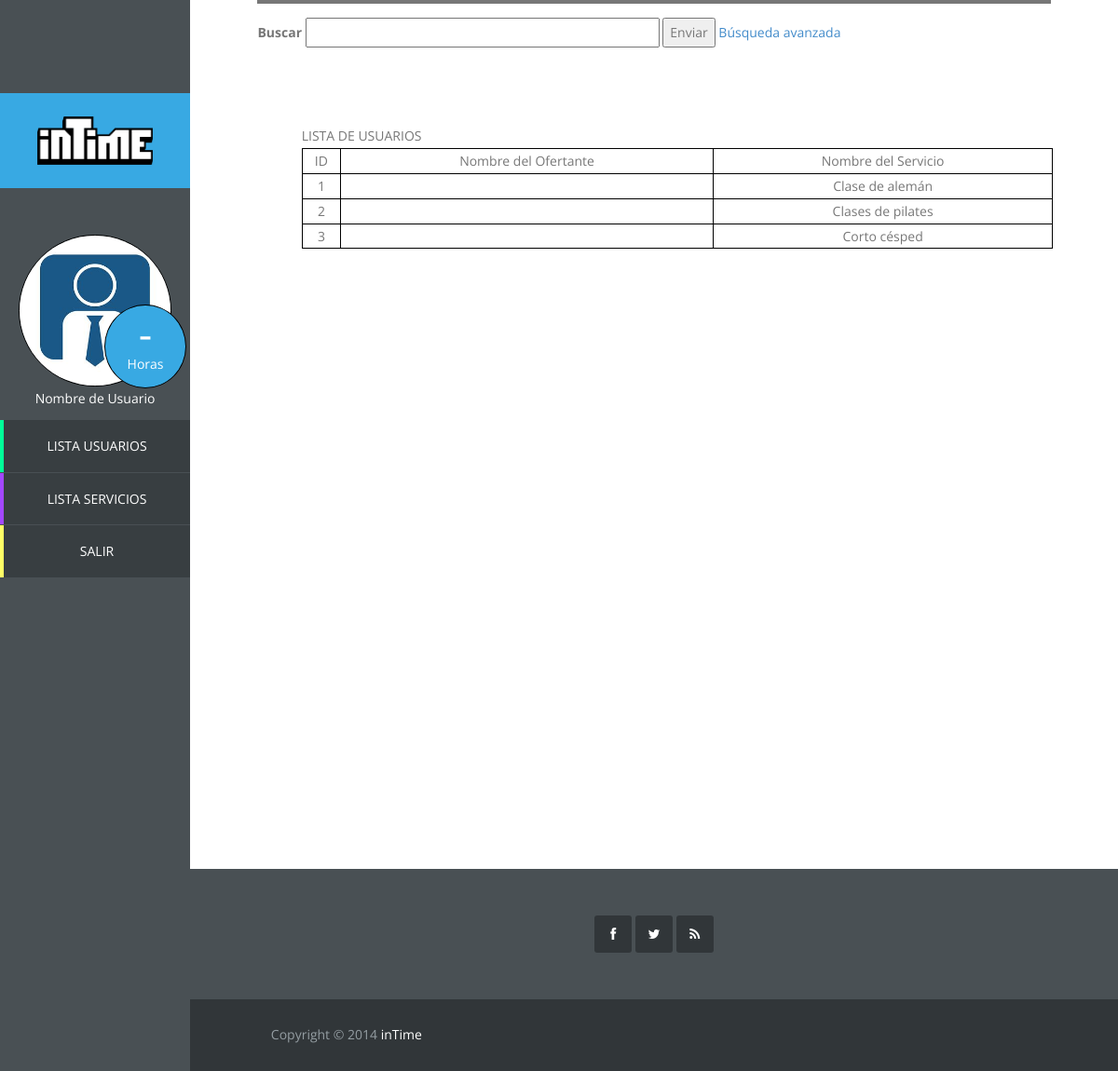
Page /vista/serviciosadmin.php on the earlier database version.
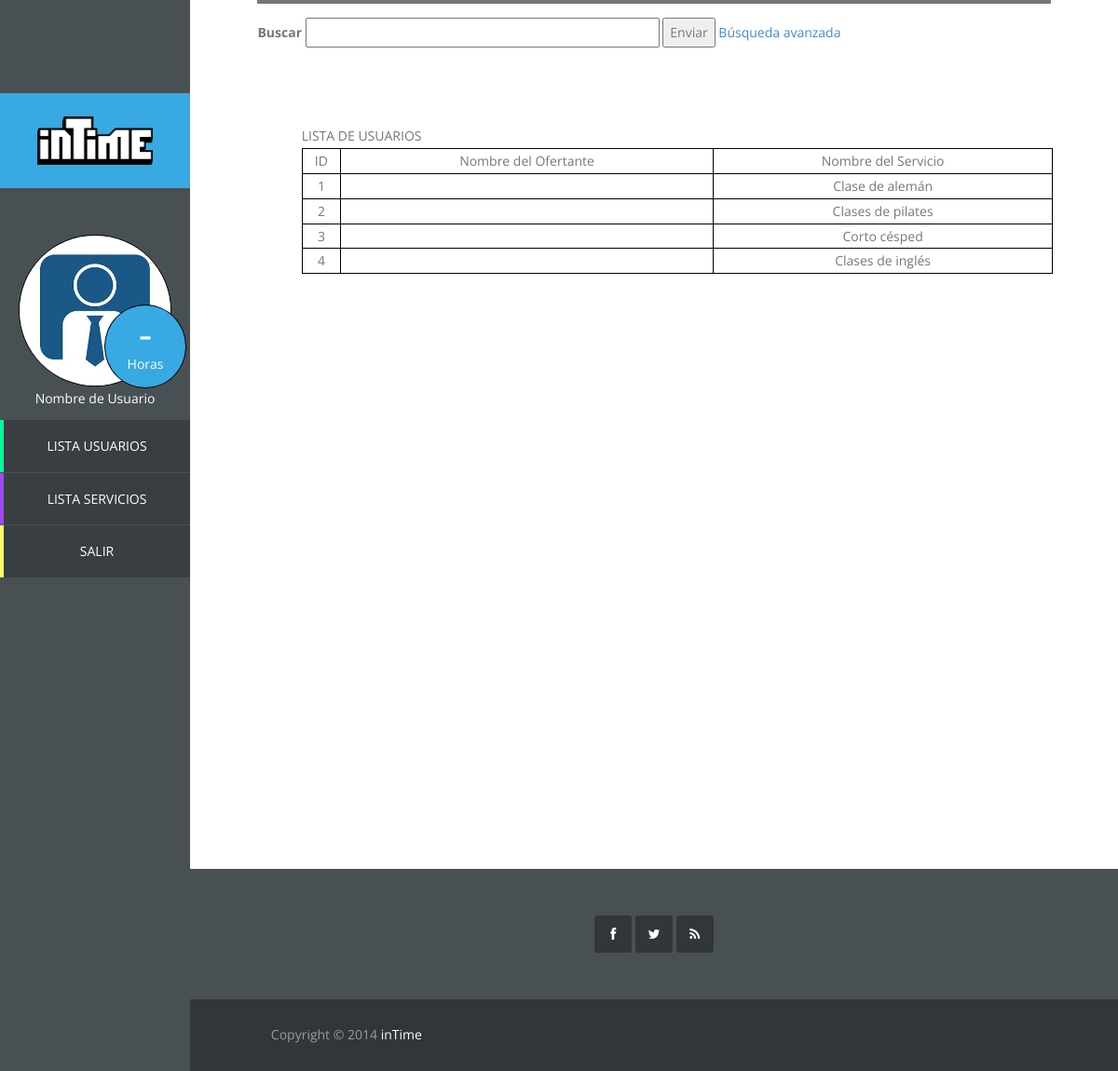
Same page on the later database version.
### tables this page shows
CREATE TABLE IF NOT EXISTS `servicio` (
  `id_servicio` int(11) NOT NULL AUTO_INCREMENT,
  `id_usuario` int(11) NOT NULL,
  `nombre_servicio` varchar(50) NOT NULL,
  `descripcion` varchar(1000) DEFAULT NULL,
  `horas` int(11) NOT NULL,
  `foto` blob,
  `id_categoria` int(11) NOT NULL,
  PRIMARY KEY (`id_servicio`),
  KEY `id_usuario` (`id_usuario`),
  KEY `id_categoria` (`id_categoria`)
);

### controlador/opbasededatos.php (called while the page is built, shortened)
<?php
class Mysql{
	private $host="localhost";
	private $user="root";
    private $clave="";
	public function conectar(){
        $this->conexion=mysqli_connect($this->host,$this->user,$this->clave);
    }
	public function mostrar_todos_servicios(){
		$enlace = $this->conectar();
		$consulta = "SELECT id_servicio, nombre_servicio FROM servicio";
		$resultado = mysqli_query($enlace, $consulta);
		return $resultado;
	}
}

### vista/serviciosadmin.php (the view, shortened to what this page needs)
<!DOCTYPE html>
<?php
require_once '../controlador/opbasededatos.php';
?>
<html lang="es">
	<head>
		<link rel="stylesheet" href="css/bootstrap.min.css">
		<link rel="stylesheet" href="css/font-awesome.min.css">
		<link rel="stylesheet" href="css/templatemo_misc.css">
		<link rel="stylesheet" href="css/templatemo_style.css">
	</head>
	<body>
		<?php include "sidebaradmin.php"
		?>
		<div id="main-content">
			<div id="templatemo">
				<div class="section-content">
					<div class="row">
						<div class="col-md-12">
							<div class="section-title">
								<div class="buscador">
									<form class="buscador-form" method="get" action="busqueda.php" accept-charset="utf-8">
										<label>Buscar</label>
										<input type="text" name="nombrebusq" size="50">
										<button type="submit" name="submit">
											Enviar
										</button>
										<a href="">Búsqueda avanzada</a>
									</form>
								</div>
							</div>
						</div>
					</div>
					<div class="panel-admin">
						<div class="lista-admin">
							<table>
								<?php
								$BDD = new Mysql();
								$resultado = $BDD->mostrar_todos_servicios();
								echo "<table border='1' cellpadding='2' cellspacing='2'";
								echo "<tr><td>ID</td><td>Nombre del Ofertante</td><td>Nombre del Servicio</td>";
								while ($row = mysqli_fetch_array($resultado)) {
							        echo "<tr>";
							        echo "<td>".$row["id_servicio"]."</td>";
							        echo "<td>".$row["nombre_usuario"]."</td>";
							        echo "<td>".$row["nombre_servicio"]."</td>";
							        echo "</tr>";
								}
								?>
								</table>
					</div>
				</div>
			</div>
			<?php include 'footer.php'
			?>
		</div>
	</body>
</html>

Differences in the rows shown:
added servicio: id_servicio "4", nombre_servicio "Clases de inglés"
